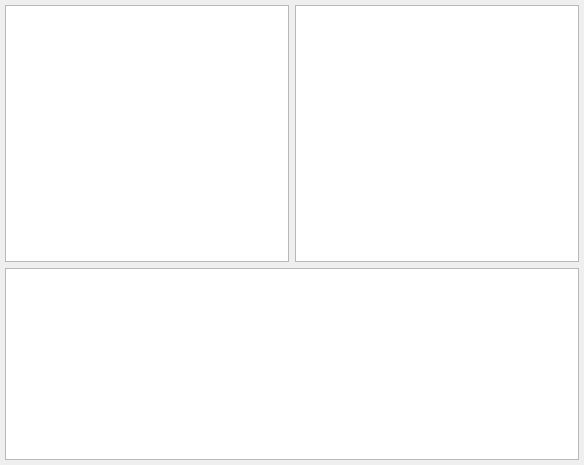
<?xml version="1.0" encoding="UTF-8"?>
<ui version="4.0">
 <class>SSocketMsgBrowser</class>
 <widget class="QWidget" name="SSocketMsgBrowser">
  <property name="geometry">
   <rect>
    <x>0</x>
    <y>0</y>
    <width>584</width>
    <height>465</height>
   </rect>
  </property>
  <property name="windowTitle">
   <string>Form</string>
  </property>
  <layout class="QVBoxLayout" name="verticalLayout">
   <property name="leftMargin">
    <number>5</number>
   </property>
   <property name="topMargin">
    <number>5</number>
   </property>
   <property name="rightMargin">
    <number>5</number>
   </property>
   <property name="bottomMargin">
    <number>5</number>
   </property>
   <item>
    <layout class="QHBoxLayout" name="horizontalLayout">
     <item>
      <widget class="QTextBrowser" name="textBrowserRcv"/>
     </item>
     <item>
      <widget class="QTextBrowser" name="textBrowserSend"/>
     </item>
    </layout>
   </item>
   <item>
    <widget class="QTextBrowser" name="textBrowserError">
     <property name="sizePolicy">
      <sizepolicy hsizetype="Expanding" vsizetype="Preferred">
       <horstretch>0</horstretch>
       <verstretch>0</verstretch>
      </sizepolicy>
     </property>
    </widget>
   </item>
  </layout>
 </widget>
 <resources/>
 <connections/>
</ui>
